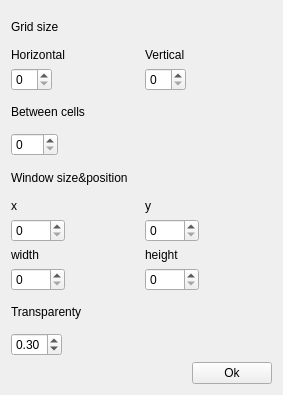
<?xml version="1.0" encoding="UTF-8"?>
<ui version="4.0">
 <class>SettingsWindow</class>
 <widget class="QWidget" name="SettingsWindow">
  <property name="geometry">
   <rect>
    <x>0</x>
    <y>0</y>
    <width>283</width>
    <height>395</height>
   </rect>
  </property>
  <property name="windowTitle">
   <string>Grid settings</string>
  </property>
  <layout class="QVBoxLayout" name="verticalLayout">
   <item>
    <widget class="QLabel" name="label_7">
     <property name="text">
      <string>Grid size</string>
     </property>
    </widget>
   </item>
   <item>
    <layout class="QHBoxLayout" name="horizontalLayout_6">
     <item>
      <layout class="QVBoxLayout" name="verticalLayout_3">
       <item>
        <widget class="QLabel" name="label">
         <property name="text">
          <string>Horizontal</string>
         </property>
        </widget>
       </item>
       <item>
        <layout class="QHBoxLayout" name="horizontalLayout_3">
         <item>
          <widget class="QSpinBox" name="horizontal"/>
         </item>
         <item>
          <spacer name="horizontalSpacer_3">
           <property name="orientation">
            <enum>Qt::Horizontal</enum>
           </property>
           <property name="sizeHint" stdset="0">
            <size>
             <width>40</width>
             <height>20</height>
            </size>
           </property>
          </spacer>
         </item>
        </layout>
       </item>
      </layout>
     </item>
     <item>
      <layout class="QVBoxLayout" name="verticalLayout_2">
       <item>
        <widget class="QLabel" name="label_2">
         <property name="text">
          <string>Vertical</string>
         </property>
        </widget>
       </item>
       <item>
        <layout class="QHBoxLayout" name="horizontalLayout">
         <item>
          <widget class="QSpinBox" name="vertical"/>
         </item>
         <item>
          <spacer name="horizontalSpacer_2">
           <property name="orientation">
            <enum>Qt::Horizontal</enum>
           </property>
           <property name="sizeHint" stdset="0">
            <size>
             <width>40</width>
             <height>20</height>
            </size>
           </property>
          </spacer>
         </item>
        </layout>
       </item>
      </layout>
     </item>
    </layout>
   </item>
   <item>
    <widget class="QLabel" name="label_3">
     <property name="text">
      <string>Between cells</string>
     </property>
    </widget>
   </item>
   <item>
    <layout class="QHBoxLayout" name="horizontalLayout_4">
     <item>
      <widget class="QSpinBox" name="between">
       <property name="maximum">
        <number>200</number>
       </property>
       <property name="singleStep">
        <number>1</number>
       </property>
      </widget>
     </item>
     <item>
      <spacer name="horizontalSpacer_4">
       <property name="orientation">
        <enum>Qt::Horizontal</enum>
       </property>
       <property name="sizeHint" stdset="0">
        <size>
         <width>40</width>
         <height>20</height>
        </size>
       </property>
      </spacer>
     </item>
    </layout>
   </item>
   <item>
    <widget class="QLabel" name="label_8">
     <property name="text">
      <string>Window size&amp;position</string>
     </property>
    </widget>
   </item>
   <item>
    <layout class="QHBoxLayout" name="horizontalLayout_7">
     <item>
      <layout class="QVBoxLayout" name="verticalLayout_5">
       <item>
        <widget class="QLabel" name="x_2">
         <property name="text">
          <string>x</string>
         </property>
        </widget>
       </item>
       <item>
        <layout class="QHBoxLayout" name="horizontalLayout_8">
         <item>
          <widget class="QSpinBox" name="x">
           <property name="maximum">
            <number>2000</number>
           </property>
           <property name="singleStep">
            <number>10</number>
           </property>
          </widget>
         </item>
         <item>
          <spacer name="horizontalSpacer_6">
           <property name="orientation">
            <enum>Qt::Horizontal</enum>
           </property>
           <property name="sizeHint" stdset="0">
            <size>
             <width>40</width>
             <height>20</height>
            </size>
           </property>
          </spacer>
         </item>
        </layout>
       </item>
      </layout>
     </item>
     <item>
      <layout class="QVBoxLayout" name="verticalLayout_4">
       <item>
        <widget class="QLabel" name="y_2">
         <property name="text">
          <string>y</string>
         </property>
        </widget>
       </item>
       <item>
        <layout class="QHBoxLayout" name="horizontalLayout_9">
         <item>
          <widget class="QSpinBox" name="y">
           <property name="maximum">
            <number>2000</number>
           </property>
           <property name="singleStep">
            <number>10</number>
           </property>
          </widget>
         </item>
         <item>
          <spacer name="horizontalSpacer_7">
           <property name="orientation">
            <enum>Qt::Horizontal</enum>
           </property>
           <property name="sizeHint" stdset="0">
            <size>
             <width>40</width>
             <height>20</height>
            </size>
           </property>
          </spacer>
         </item>
        </layout>
       </item>
      </layout>
     </item>
    </layout>
   </item>
   <item>
    <layout class="QHBoxLayout" name="horizontalLayout_10">
     <item>
      <layout class="QVBoxLayout" name="verticalLayout_7">
       <item>
        <widget class="QLabel" name="label_5">
         <property name="text">
          <string>width</string>
         </property>
        </widget>
       </item>
       <item>
        <layout class="QHBoxLayout" name="horizontalLayout_11">
         <item>
          <widget class="QSpinBox" name="w">
           <property name="maximum">
            <number>2000</number>
           </property>
           <property name="singleStep">
            <number>10</number>
           </property>
          </widget>
         </item>
         <item>
          <spacer name="horizontalSpacer_8">
           <property name="orientation">
            <enum>Qt::Horizontal</enum>
           </property>
           <property name="sizeHint" stdset="0">
            <size>
             <width>40</width>
             <height>20</height>
            </size>
           </property>
          </spacer>
         </item>
        </layout>
       </item>
      </layout>
     </item>
     <item>
      <layout class="QVBoxLayout" name="verticalLayout_6">
       <item>
        <widget class="QLabel" name="label_6">
         <property name="text">
          <string>height</string>
         </property>
        </widget>
       </item>
       <item>
        <layout class="QHBoxLayout" name="horizontalLayout_12">
         <item>
          <widget class="QSpinBox" name="h">
           <property name="maximum">
            <number>2000</number>
           </property>
           <property name="singleStep">
            <number>10</number>
           </property>
          </widget>
         </item>
         <item>
          <spacer name="horizontalSpacer_9">
           <property name="orientation">
            <enum>Qt::Horizontal</enum>
           </property>
           <property name="sizeHint" stdset="0">
            <size>
             <width>40</width>
             <height>20</height>
            </size>
           </property>
          </spacer>
         </item>
        </layout>
       </item>
      </layout>
     </item>
    </layout>
   </item>
   <item>
    <widget class="QLabel" name="label_4">
     <property name="text">
      <string>Transparenty</string>
     </property>
    </widget>
   </item>
   <item>
    <layout class="QHBoxLayout" name="horizontalLayout_5">
     <item>
      <widget class="QDoubleSpinBox" name="transparenty">
       <property name="maximum">
        <double>1.000000000000000</double>
       </property>
       <property name="singleStep">
        <double>0.010000000000000</double>
       </property>
       <property name="value">
        <double>0.300000000000000</double>
       </property>
      </widget>
     </item>
     <item>
      <spacer name="horizontalSpacer_5">
       <property name="orientation">
        <enum>Qt::Horizontal</enum>
       </property>
       <property name="sizeHint" stdset="0">
        <size>
         <width>40</width>
         <height>20</height>
        </size>
       </property>
      </spacer>
     </item>
    </layout>
   </item>
   <item>
    <layout class="QHBoxLayout" name="horizontalLayout_2">
     <item>
      <spacer name="horizontalSpacer">
       <property name="orientation">
        <enum>Qt::Horizontal</enum>
       </property>
       <property name="sizeHint" stdset="0">
        <size>
         <width>40</width>
         <height>20</height>
        </size>
       </property>
      </spacer>
     </item>
     <item>
      <widget class="QPushButton" name="ok">
       <property name="text">
        <string>Ok</string>
       </property>
      </widget>
     </item>
    </layout>
   </item>
  </layout>
 </widget>
 <resources/>
 <connections/>
</ui>
